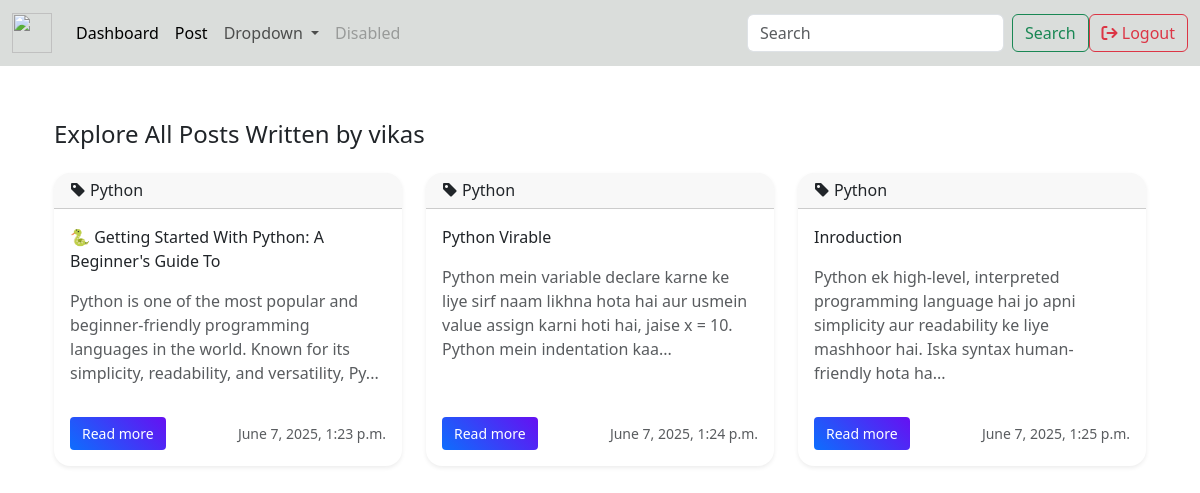
/author-posts/2/, run on the app's committed database.
### accounts/models.py (models this page shows, shortened)
class User(AbstractUser):
    email = models.EmailField(unique=True,null=False, blank=False)  # Ensure email is unique

### post/models.py (models this page shows)
class Post(models.Model):
    category = models.ForeignKey(Category, on_delete=models.SET_NULL, null=True, blank=True)
    title = models.CharField(max_length=200)
    content = models.TextField()
    author = models.ForeignKey(User, on_delete=models.CASCADE)
    date_posted = models.DateTimeField(auto_now_add=True)
    is_draft = models.CharField(
        max_length=15,
        choices=(
            ('False', 'Draft'),
            ('True', 'Published'),
        ),
        default='True',
    )
    sheduled_date = models.DateTimeField(null=True, blank=True)

class Category(models.Model):
    name = models.CharField(max_length=100)
    def __str__(self):
        return self.name

### post/views.py (the view)
# urls.py: path('author-posts/<int:pk>/', views.author_posts, name='author-posts'),
def author_posts(request,pk):
    user = User.objects.get(pk=pk)
    author_name = user.first_name
    posts = user.post_set.all()
    if not posts:
        messages.info(request, 'This author has no posts.')
        return redirect('all-posts')
    context = {'posts': posts, 'user': user, 'author_name': author_name}
    print("posts",posts)
    return render(request, 'post/author_posts.html', context)

### templates/post/author_posts.html (shortened to what this page needs)
{% extends "base.html" %}
{% block content %}
<div class="container">
       <h4 class="mb-4">Explore All Posts Written by {{ author_name }}</h4>
    <div class="row row-cols-1 row-cols-md-3 g-4">
        {% for post in posts %}
        <div class="col">
            <div class="card shadow-sm border-0 rounded-4 overflow-hidden h-100" style="min-height: 250px; transition: 0.3s ease;">
                <div class="card-header text-dark">
                    <h6 class="mb-0">
                        <i class="bi bi-tag-fill me-1 text-dark "></i>{{ post.category }}
                    </h6>
                </div>
                <div class="card-body d-flex flex-column">
                    <p class="card-titl text-dark">{{ post.title|title|slice:"52" }}</p>
                    <p class="card-text text-muted flex-grow-1">{{ post.content|slice:"150" }}...</p>
                    <div class="d-flex justify-content-between align-items-center mt-3">
                        <a href="{% url 'post-details' post.pk %}" class="btn btn-sm btn-gradient">Read more</a>
                      <div class="d-flex flex-column text-end">
                        <small class="text-muted">{{ post.date_posted }}</small>
                    </div>
                    </div>
                </div>
            </div>
        </div>
        {% endfor %}
    </div>
</div>
{% endblock content %}

### templates/base.html (shortened to what this page needs)
<!doctype html>
<html lang="en">
<head>
  <link href="https://cdn.jsdelivr.net/npm/bootstrap@5.3.6/dist/css/bootstrap.min.css" rel="stylesheet"
>
  <link href="https://cdn.jsdelivr.net/npm/bootstrap-icons@1.10.5/font/bootstrap-icons.css" rel="stylesheet">
  <link rel="stylesheet" href="https://cdnjs.cloudflare.com/ajax/libs/font-awesome/6.4.0/css/all.min.css">
</head>
<body>
  <nav class="navbar navbar-expand-lg navbar-light fixed-top " style="background-color: #dadddb;">
    <div class="container-fluid">
      <a class="navbar-brand" href="/">
        <img style="height: 40px; width:40px;"
          src="https://encrypted-tbn0.gstatic.com/images?q=tbn:ANd9GcSq9U55SHTxVxIKtKBQpApml-jH9Q_g20tmPA&s" />
      </a>
      <div class="collapse navbar-collapse" id="navbarSupportedContent">
        <ul class="navbar-nav me-auto mb-2 mb-lg-0">
          <li class="nav-item">
            <a class="nav-link active" aria-current="page" href="/dashboard">Dashboard</a>
          </li>
          <li class="nav-item">
            <a class="nav-link active" aria-current="page" href="/my-posts">Post</a>
          </li>
          <li class="nav-item dropdown">
            <a class="nav-link dropdown-toggle" href="#" id="navbarDropdown" role="button" data-bs-toggle="dropdown"
              aria-expanded="false">
              Dropdown
            </a>
          </li>
          <li class="nav-item">
            <a class="nav-link disabled" href="#" tabindex="-1" aria-disabled="true">Disabled</a>
          </li>
        </ul>
        <form class="d-flex" method="GET" action="{% url 'search' %}">
          <input class="form-control me-2" type="search" placeholder="Search" aria-label="Search" name="q">
          <button class="btn btn-outline-success" type="submit">Search</button>
        </form>
        <div class="">
          <a href="{% url 'logout' %}" class="btn btn-outline-danger">
            <i class="fas fa-arrow-right-from-bracket"></i> Logout
          </a>
        </div>
      </div>
    </div>
  </nav>
  <div class="container">
    {% block content %}
    {% endblock content %}
  </div>
</body>
</html>

### templates/post/author_posts.html (style rules this page uses)
.btn-gradient { background: linear-gradient(45deg, #0d6efd, #6610f2); color: #fff; border: none; padding: 6px 12px; border-radius: 4px; text-decoration: none; transition: 0.3s ease; }

### data on the page
User: first_name "vikas"
Post: category "Python", title "🐍 Getting Started With Python: A Beginner's Guide To", content "Python is one of the most popular and beginner-friendly programming languages in the world. Known for its simplicity, readability, and versatility, Py", date_posted "June 7, 2025, 1:23 p.m."
Post: category "Python", title "Python Virable", content "Python mein variable declare karne ke liye sirf naam likhna hota hai aur usmein value assign karni hoti hai, jaise x = 10. Python mein indentation kaa", date_posted "June 7, 2025, 1:24 p.m."
Post: category "Python", title "Inroduction", content "Python ek high-level, interpreted programming language hai jo apni simplicity aur readability ke liye mashhoor hai. Iska syntax human-friendly hota ha", date_posted "June 7, 2025, 1:25 p.m."
